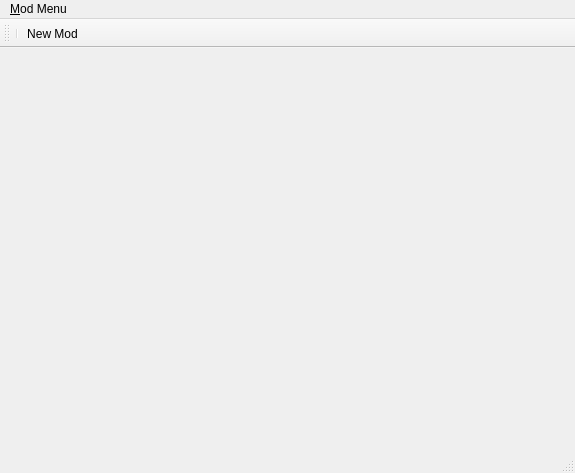
<?xml version="1.0" encoding="UTF-8"?>
<ui version="4.0">
 <class>MainWindow</class>
 <widget class="QMainWindow" name="MainWindow">
  <property name="geometry">
   <rect>
    <x>0</x>
    <y>0</y>
    <width>575</width>
    <height>473</height>
   </rect>
  </property>
  <property name="windowTitle">
   <string>MainWindow</string>
  </property>
  <widget class="QWidget" name="centralwidget"/>
  <widget class="QMenuBar" name="menubar">
   <property name="geometry">
    <rect>
     <x>0</x>
     <y>0</y>
     <width>575</width>
     <height>21</height>
    </rect>
   </property>
   <widget class="QMenu" name="menu_Mod_Menu">
    <property name="title">
     <string>&amp;Mod Menu</string>
    </property>
    <addaction name="actionNew_Mod"/>
    <addaction name="separator"/>
    <addaction name="actionSave_Mod"/>
    <addaction name="actionLoad_Mod"/>
    <addaction name="separator"/>
    <addaction name="actionRecentMods"/>
   </widget>
   <addaction name="menu_Mod_Menu"/>
  </widget>
  <widget class="QStatusBar" name="statusbar"/>
  <widget class="QToolBar" name="toolBar">
   <property name="enabled">
    <bool>true</bool>
   </property>
   <property name="windowTitle">
    <string>toolBar</string>
   </property>
   <property name="allowedAreas">
    <set>Qt::TopToolBarArea</set>
   </property>
   <property name="orientation">
    <enum>Qt::Horizontal</enum>
   </property>
   <attribute name="toolBarArea">
    <enum>TopToolBarArea</enum>
   </attribute>
   <attribute name="toolBarBreak">
    <bool>false</bool>
   </attribute>
   <addaction name="separator"/>
   <addaction name="actionNew_Mod"/>
  </widget>
  <action name="actionNew_Mod">
   <property name="icon">
    <iconset>
     <normaloff>dot_red.jpg</normaloff>dot_red.jpg</iconset>
   </property>
   <property name="text">
    <string>New Mod</string>
   </property>
  </action>
  <action name="actionSave_Mod">
   <property name="icon">
    <iconset>
     <normaloff>dot_green.jpg</normaloff>dot_green.jpg</iconset>
   </property>
   <property name="text">
    <string>Load Mod</string>
   </property>
  </action>
  <action name="actionLoad_Mod">
   <property name="text">
    <string>Save Mod</string>
   </property>
  </action>
  <action name="actionStances">
   <property name="text">
    <string>Stances</string>
   </property>
  </action>
  <action name="actionFont">
   <property name="text">
    <string>Font</string>
   </property>
  </action>
  <action name="actionSize">
   <property name="text">
    <string>Size</string>
   </property>
  </action>
  <action name="actionFont_2">
   <property name="text">
    <string>Font</string>
   </property>
  </action>
  <action name="actionSize_2">
   <property name="text">
    <string>Size</string>
   </property>
  </action>
  <action name="actionAdd_new">
   <property name="text">
    <string>Add new</string>
   </property>
  </action>
  <action name="actionDisplay_Details">
   <property name="text">
    <string>Mod Elements</string>
   </property>
  </action>
  <action name="actionRemove">
   <property name="text">
    <string>Remove</string>
   </property>
  </action>
  <action name="actionRecentMods">
   <property name="text">
    <string>RecentMods</string>
   </property>
  </action>
  <action name="actionAdd_Scene">
   <property name="text">
    <string>Add Scene</string>
   </property>
  </action>
  <action name="actionAdd_function">
   <property name="text">
    <string>Add function</string>
   </property>
  </action>
  <action name="actionAdd_picture">
   <property name="text">
    <string>Add picture</string>
   </property>
  </action>
 </widget>
 <resources/>
 <connections/>
</ui>
